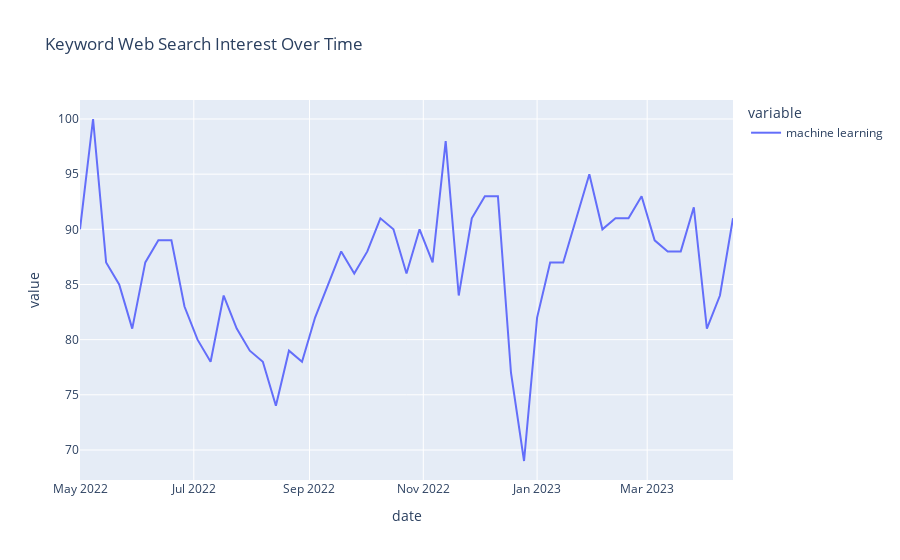

Notebook code for this chart:
### Code cell
#1 Interest over Time
data = pytrends.interest_over_time() 
data = data.reset_index() 


import plotly.express as px

fig = px.line(data, x="date", y=['machine learning'], title='Keyword Web Search Interest Over Time')
fig.show()

### Figure 1 — Plotly figure (JSON) as saved in the notebook; plotly's stock layout.template omitted (floating-point values rounded to 4 significant figures)
{"data": [{"hovertemplate": "variable=machine learning<br>date=%{x}<br>value=%{y}<extra></extra>", "legendgroup": "machine learning", "line": {"color": "#636efa", "dash": "solid"}, "marker": {"symbol": "circle"}, "mode": "lines", "name": "machine learning", "orientation": "v", "showlegend": true, "type": "scatter", "x": ["2022-05-01T00:00:00", "2022-05-08T00:00:00", "2022-05-15T00:00:00", "2022-05-22T00:00:00", "2022-05-29T00:00:00", "2022-06-05T00:00:00", "2022-06-12T00:00:00", "2022-06-19T00:00:00", "2022-06-26T00:00:00", "2022-07-03T00:00:00", "2022-07-10T00:00:00", "2022-07-17T00:00:00", "2022-07-24T00:00:00", "2022-07-31T00:00:00", "2022-08-07T00:00:00", "2022-08-14T00:00:00", "2022-08-21T00:00:00", "2022-08-28T00:00:00", "2022-09-04T00:00:00", "2022-09-11T00:00:00", "2022-09-18T00:00:00", "2022-09-25T00:00:00", "2022-10-02T00:00:00", "2022-10-09T00:00:00", "2022-10-16T00:00:00", "2022-10-23T00:00:00", "2022-10-30T00:00:00", "2022-11-06T00:00:00", "2022-11-13T00:00:00", "2022-11-20T00:00:00", "2022-11-27T00:00:00", "2022-12-04T00:00:00", "2022-12-11T00:00:00", "2022-12-18T00:00:00", "2022-12-25T00:00:00", "2023-01-01T00:00:00", "2023-01-08T00:00:00", "2023-01-15T00:00:00", "2023-01-22T00:00:00", "2023-01-29T00:00:00", "2023-02-05T00:00:00", "2023-02-12T00:00:00", "2023-02-19T00:00:00", "2023-02-26T00:00:00", "2023-03-05T00:00:00", "2023-03-12T00:00:00", "2023-03-19T00:00:00", "2023-03-26T00:00:00", "2023-04-02T00:00:00", "2023-04-09T00:00:00", "2023-04-16T00:00:00"], "xaxis": "x", "y": [90, 100, 87, 85, 81, 87, 89, 89, 83, 80, 78, 84, 81, 79, 78, 74, 79, 78, 82, 85, 88, 86, 88, 91, 90, 86, 90, 87, 98, 84, 91, 93, 93, 77, 69, 82, 87, 87, 91, 95, 90, 91, 91, 93, 89, 88, 88, 92, 81, 84, 91], "yaxis": "y"}], "layout": {"legend": {"title": {"text": "variable"}, "tracegroupgap": 0}, "title": {"text": "Keyword Web Search Interest Over Time"}, "xaxis": {"anchor": "y", "domain": [0, 1], "title": {"text": "date"}}, "yaxis": {"anchor": "x", "domain": [0, 1], "title": {"text": "value"}}}}
